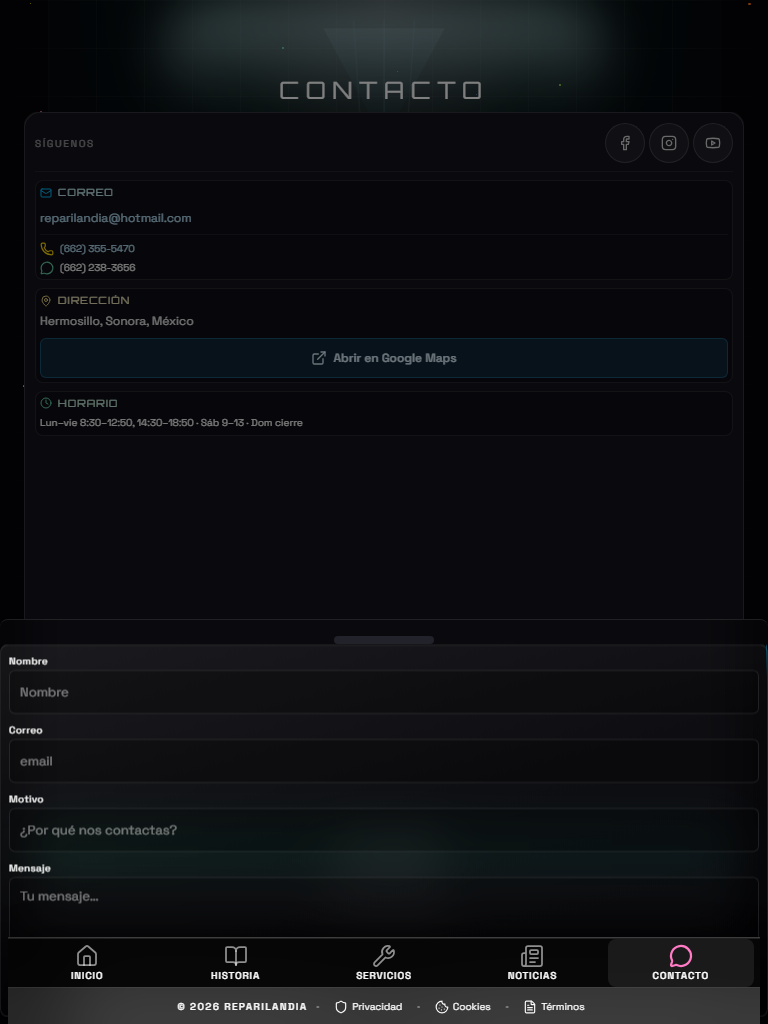
#> input picture scripts/out.png, 768 x 1024 px
$ python transparent_white_bg.py ../repariland-next/e2e/responsive.spec.ts-snapshots/modal-contact-ipad-portrait-win32.png out.png 5
#> lines starting #> are read from the running program, lines starting #| are printed output that depends on the picture
"""Remove solid / near-white background from PNG via flood-fill from corners (PIL)."""
from __future__ import annotations

import shutil
import sys
from collections import deque

from PIL import Image


def similar(a: tuple[int, int, int], b: tuple[int, int, int], tol: int) -> bool:
    return all(abs(int(a[i]) - int(b[i])) <= tol for i in range(3))


def flood_mask(im: Image.Image, tol: int) -> list[list[bool]]:
#> called with tol = 5
    w, h = im.size
#> w = 768; h = 1024
    px = im.load()
    corners = [(0, 0), (w - 1, 0), (0, h - 1), (w - 1, h - 1)]
    seeds: list[tuple[int, int]] = []
    for x, y in corners:
        if 0 <= x < w and 0 <= y < h:
            r, g, b, a = px[x, y]
            if a:
                seeds.append((x, y))
#> this loop made 4 passes
#> (r, g, b) on passes 1 to 4: (2, 2, 4), (2, 2, 4), (1, 1, 3), (1, 1, 3)
#> after the loop, seeds = [(0, 0), (767, 0), (0, 1023), (767, 1023)]
    if not seeds:
        return [[False] * w for _ in range(h)]
    ref = px[seeds[0][0], seeds[0][1]][:3]
#> ref = (2, 2, 4)
    vis = [[False] * w for _ in range(h)]
    q: deque[tuple[int, int]] = deque()
    for x, y in seeds:
        r, g, b, a = px[x, y]
        if a and similar((r, g, b), ref, tol):
            vis[y][x] = True
            q.append((x, y))
#> this loop made 4 passes
#> (x, y, r, g, b) on passes 1 to 4: (0, 0, 2, 2, 4), (767, 0, 2, 2, 4), (0, 1023, 1, 1, 3), (767, 1023, 1, 1, 3)
#> after the loop, vis = 1024 items
    while q:
        x, y = q.popleft()
        for nx, ny in ((x + 1, y), (x - 1, y), (x, y + 1), (x, y - 1)):
            if nx < 0 or ny < 0 or nx >= w or ny >= h or vis[ny][nx]:
                continue
            r, g, b, a = px[nx, ny]
            if not a:
                continue
            if similar((r, g, b), ref, tol):
                vis[ny][nx] = True
                q.append((nx, ny))
#> this loop made 45807 passes
    return vis


def remove_white_bg(src_path: str, dest_path: str, tol: int = 18) -> None:
    shutil.copy2(src_path, dest_path)
    im = Image.open(dest_path).convert("RGBA")
    mask = flood_mask(im, tol=tol)
#> mask = 1024 items
    px = im.load()
    w, h = im.size
#> w = 768; h = 1024
    for y in range(h):
        for x in range(w):
            if mask[y][x]:
                r, g, b, _ = px[x, y]
                px[x, y] = (r, g, b, 0)
    im.save(dest_path, optimize=True)
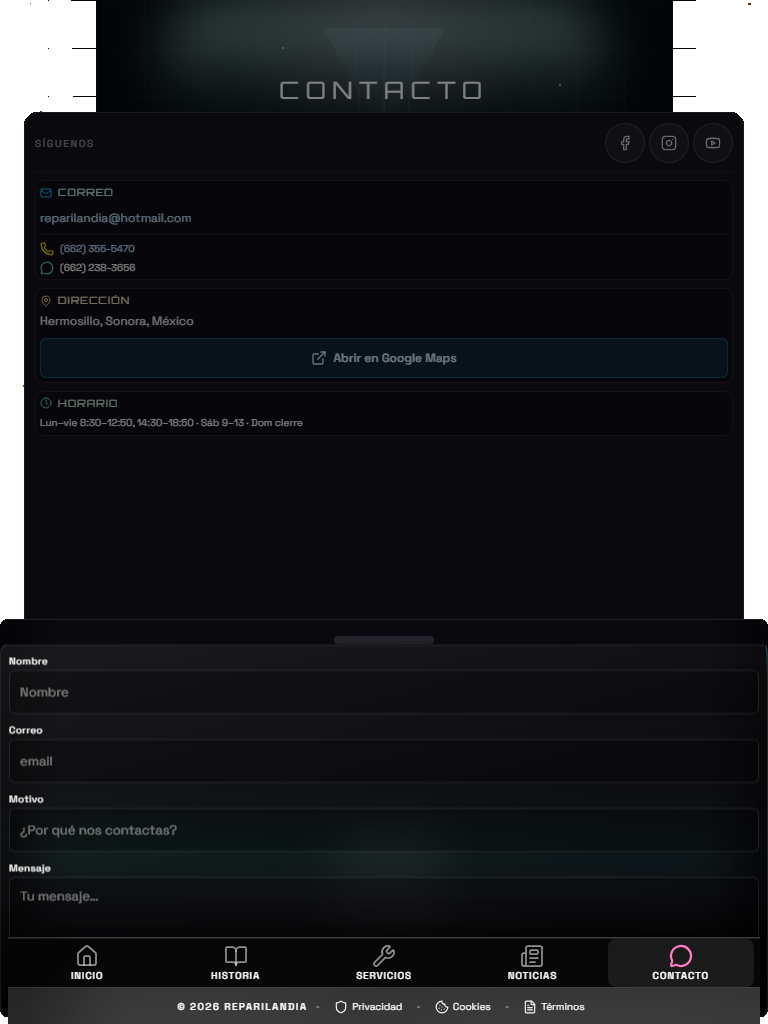
#> saved as out.png: PIL image 768x1024 RGBA; mean R, G, B, A 14.8, 16.4, 19.4, 240.1; transparent parts drawn white


def main() -> None:
    if len(sys.argv) < 3:
        print("usage: transparent_white_bg.py <src.png> <dest.png> [tolerance]")
        sys.exit(1)
    src = sys.argv[1]
    dest = sys.argv[2]
    tol = int(sys.argv[3]) if len(sys.argv) > 3 else 18
    remove_white_bg(src, dest, tol=tol)


if __name__ == "__main__":
    main()

$ run again, on scripts/out.png
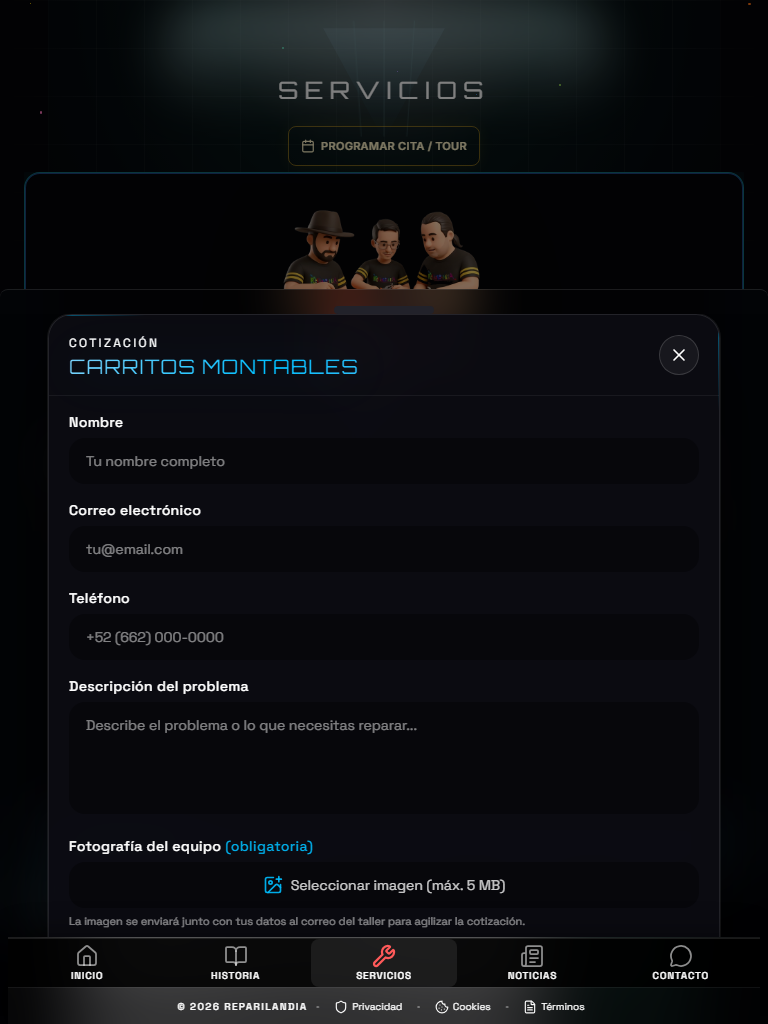
#> input picture scripts/out.png, 768 x 1024 px
#> the loop in flood_mask, `for x, y in corners:` made 4 passes
#> (r, g, b) on passes 1 to 4: (2, 2, 4), (2, 2, 4), (1, 1, 3), (1, 1, 3)
#> after the loop in flood_mask, `for x, y in corners:`: seeds = [(0, 0), (767, 0), (0, 1023), (767, 1023)]
#> ref = (2, 2, 4)
#> the loop in flood_mask, `for x, y in seeds:` made 4 passes
#> (x, y, r, g, b) on passes 1 to 4: (0, 0, 2, 2, 4), (767, 0, 2, 2, 4), (0, 1023, 1, 1, 3), (767, 1023, 1, 1, 3)
#> after the loop in flood_mask, `for x, y in seeds:`: vis = 1024 items
#> the loop in flood_mask, `while q:` made 129601 passes
#> in remove_white_bg, `im.save(dest_path, optimize=True)`:
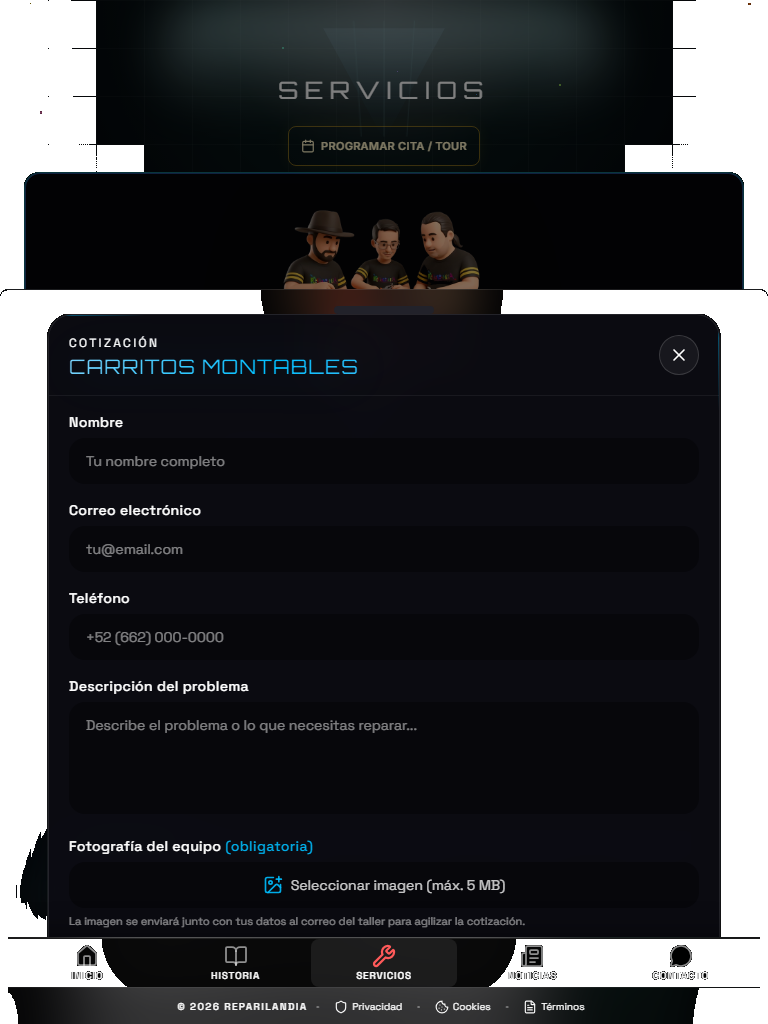
#> saved as out.png: PIL image 768x1024 RGBA; mean R, G, B, A 13, 14.2, 17.4, 213; transparent parts drawn white

$ run again, on scripts/out.png
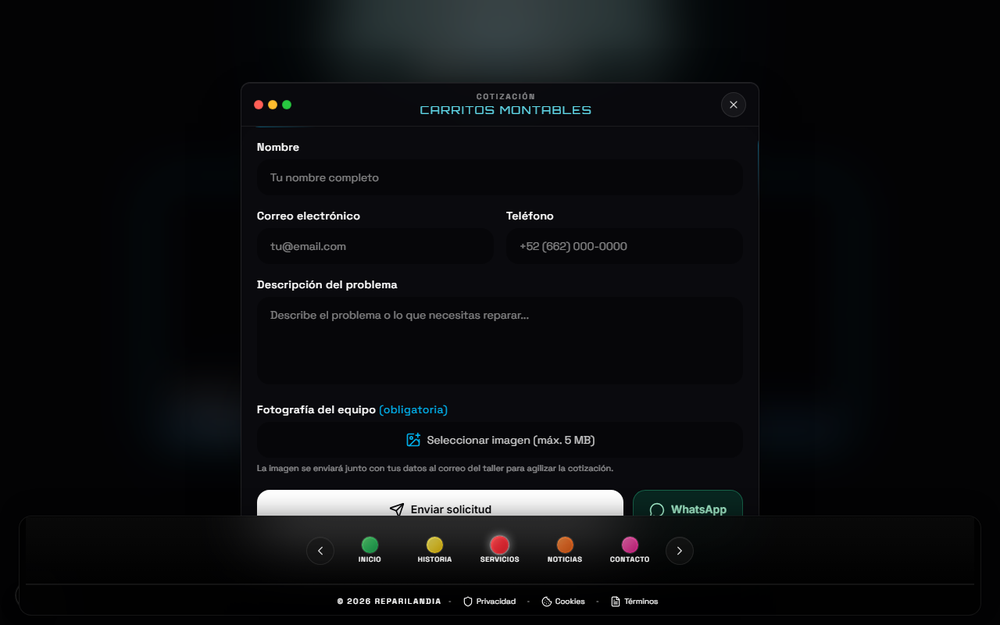
#> input picture scripts/out.png, 1000 x 625 px
#> after the loop in flood_mask, `for x, y in corners:`: seeds = [(0, 0), (999, 0), (0, 624), (999, 624)]
#> ref = (3, 3, 4)
#> the loop in flood_mask, `for x, y in seeds:` made 4 passes
#> after the loop in flood_mask, `for x, y in seeds:`: vis = 625 items
#> the loop in flood_mask, `while q:` made 254179 passes
#> in remove_white_bg, `im.save(dest_path, optimize=True)`:
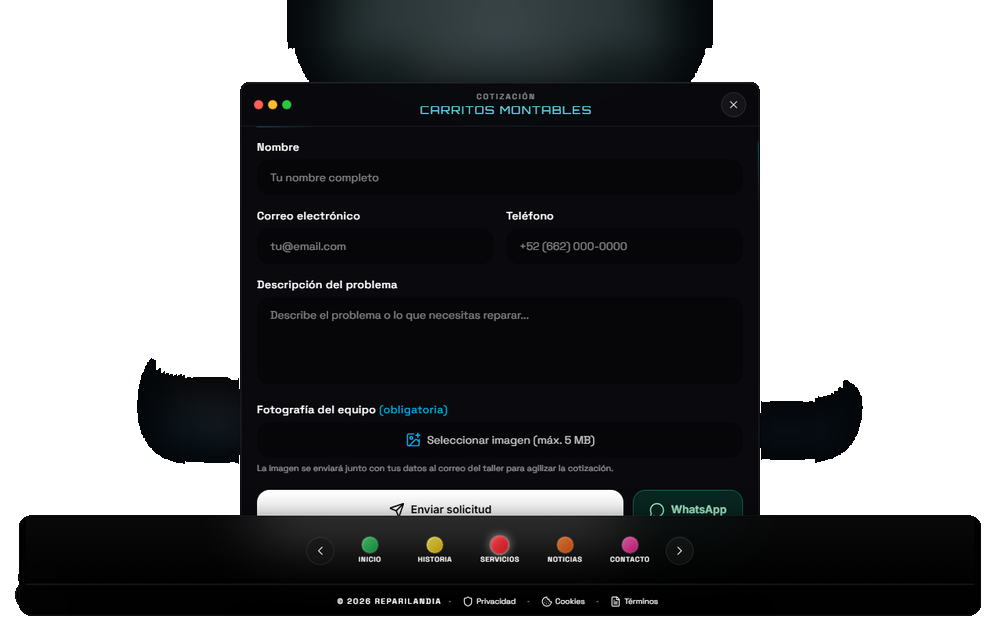
#> saved as out.png: PIL image 1000x625 RGBA; mean R, G, B, A 12.8, 13.9, 15.8, 151.3; transparent parts drawn white
